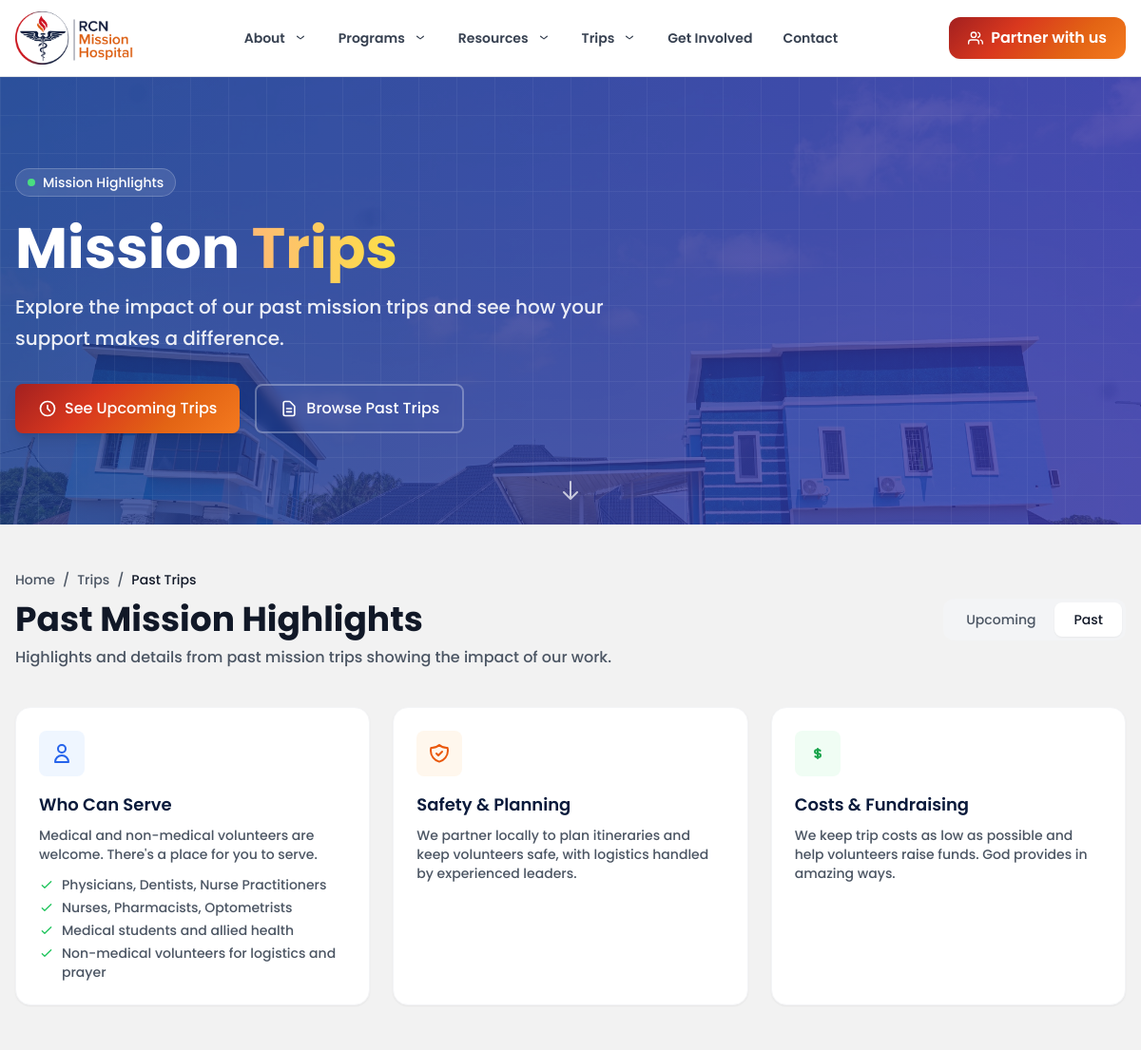
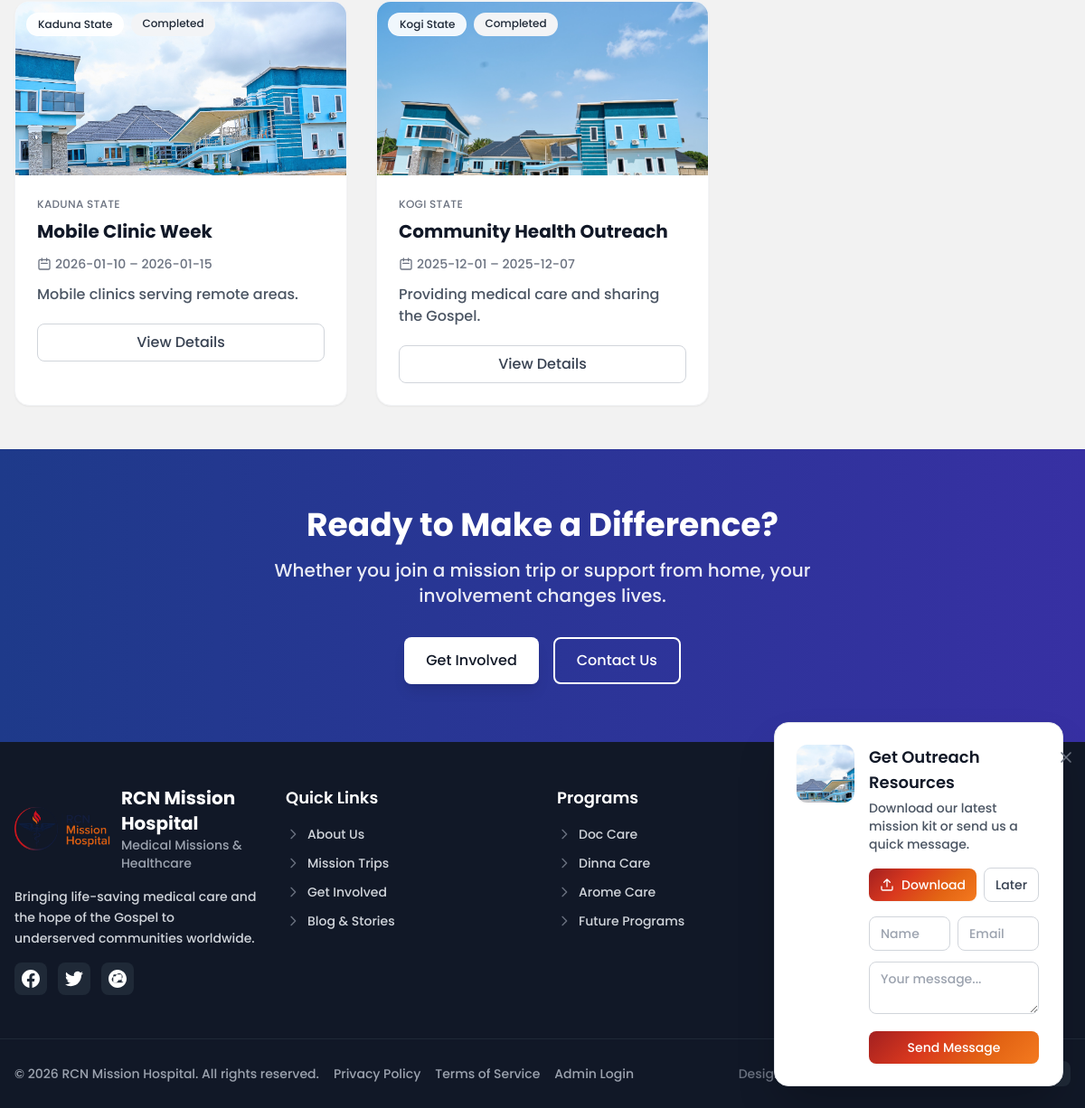
The page /trips.php?view=past on the database its author committed (2 pictures, top to bottom).
### tables this page shows
CREATE TABLE IF NOT EXISTS trips (
  id INT AUTO_INCREMENT PRIMARY KEY,
  title VARCHAR(200) NOT NULL,
  location VARCHAR(200) NOT NULL,
  start_date DATE NOT NULL,
  end_date DATE NOT NULL,
  description TEXT NOT NULL,
  image VARCHAR(255) DEFAULT NULL,
  cost DECIMAL(10,2) DEFAULT NULL,
  register_deadline DATE DEFAULT NULL,
  spots_available INT DEFAULT NULL
);

### trips.php (the view, shortened to what the rows shown need)
<?php require_once __DIR__ . '/config/security.php'; ?>
<?php require_once __DIR__ . '/config/db.php'; ?>
<?php
$view = strtolower(trim($_GET['view'] ?? 'upcoming'));
?>
<?php include __DIR__ . '/includes/header.php'; ?>
<?php
$page = isset($_GET['page']) ? max(1, (int)$_GET['page']) : 1;
$perPage = 9;
?>
<section class="relative overflow-hidden bg-gradient-to-r from-blue-900 to-indigo-800">
  <div class="relative max-w-7xl mx-auto px-4 py-24 text-white">
    <div class="max-w-2xl">
      <h1 class="text-5xl md:text-6xl font-bold mb-4 leading-tight" style="font-family: Poppins, sans-serif;">
        Mission <span
          class="text-transparent bg-clip-text bg-gradient-to-r from-orange-300 to-yellow-300">Trips</span>
      </h1>
    </div>
  </div>
</section>
<section class="max-w-7xl mx-auto px-4 py-12">
  <div class="flex flex-col md:flex-row items-start md:items-center justify-between mb-10">
    <div class="mb-6 md:mb-0">
      <h2 class="text-3xl md:text-4xl font-bold text-gray-900 mb-2" style="font-family: Poppins, sans-serif;">
        <?php echo $view === 'upcoming' ? 'Upcoming Mission Trips' : 'Past Mission Highlights'; ?>
      </h2>
    </div>
  </div>
  <?php
  try {
    if ($view === 'upcoming') {
      $count = (int)db()->query('SELECT COUNT(*) FROM trips WHERE (end_date >= CURDATE() OR start_date >= CURDATE())')->fetchColumn();
      $pages = max(1, (int)ceil($count / $perPage));
      if ($page > $pages) $page = $pages;
      $offset = ($page - 1) * $perPage;
      $trips = db()->query('SELECT id, title, location, start_date, end_date, description, image, cost, register_deadline, spots_available FROM trips WHERE (end_date >= CURDATE() OR start_date >= CURDATE()) ORDER BY start_date ASC LIMIT ' . (int)$perPage . ' OFFSET ' . (int)$offset)->fetchAll();
    } else {
      $offset = ($page - 1) * $perPage;
      $trips = db()->query('SELECT id, title, location, start_date, end_date, description, image, cost, register_deadline, spots_available FROM trips WHERE ((end_date IS NOT NULL AND end_date < CURDATE()) OR (end_date IS NULL AND start_date < CURDATE())) ORDER BY COALESCE(end_date, start_date) DESC LIMIT ' . (int)$perPage . ' OFFSET ' . (int)$offset)->fetchAll();
    }
  } catch (Throwable $e) {
    $trips = [];
    $pages = 1;
  }
  ?>
  <?php if (!empty($trips)): ?>
    <div class="grid sm:grid-cols-2 lg:grid-cols-3 gap-8">
      <?php foreach ($trips as $i => $t): ?>
        <?php
        $fallbackImages = [
          url('assets/images/hero1.jpg'),
          url('assets/images/hero2.jpg'),
          url('assets/images/hero3.jpg'),
          url('assets/images/hero4.jpg'),
        ];
        $img = !empty($t['image']) ? url('uploads/' . $t['image']) : $fallbackImages[$i % count($fallbackImages)];
        $start = strtotime($t['start_date']);
        $end = !empty($t['end_date']) ? strtotime($t['end_date']) : null;
        $today = strtotime(date('Y-m-d'));
        $statusBadge = '';
        $statusColor = '';
        if ($view === 'upcoming') {
          if ($start && $start > $today) {
            $days = ceil(($start - $today) / 86400);
            $statusBadge = $days . ' days to go';
            $statusColor = 'bg-blue-100 text-blue-800';
          } elseif ($end && $end >= $today) {
            $statusBadge = 'In progress';
            $statusColor = 'bg-orange-100 text-orange-800';
          } else {
            $statusBadge = 'Starting soon';
            $statusColor = 'bg-green-100 text-green-800';
          }
        } else {
          $statusBadge = 'Completed';
          $statusColor = 'bg-gray-100 text-gray-800';
        }
        ?>
        <article
          class="group bg-white rounded-2xl shadow-sm border border-gray-100 overflow-hidden transition-all duration-300 hover:shadow-lg hover:-translate-y-1">
          <div class="relative overflow-hidden">
            <a href="<?php echo url('trips/' . (int)$t['id']); ?>">
              <img src="<?php echo $img; ?>" alt="Trip image"
                class="w-full h-48 object-cover transition-transform duration-500 group-hover:scale-105">
            </a>
            <div class="absolute top-3 left-3 flex flex-wrap gap-2">
              <span
                class="px-3 py-1 text-xs font-medium rounded-full bg-white/90 backdrop-blur-sm text-gray-800 border border-white/50"><?php echo esc_html($t['location']); ?></span>
              <span
                class="px-3 py-1 text-xs font-medium rounded-full <?php echo $statusColor; ?>"><?php echo esc_html($statusBadge); ?></span>
            </div>
          </div>
          <div class="p-6">
            <div class="flex justify-between items-start mb-2">
              <p class="text-xs uppercase tracking-wide text-gray-500 font-medium">
                <?php echo esc_html($t['location']); ?>
              </p>
            </div>
            <h3 class="text-xl font-bold text-gray-900 mb-3 group-hover:text-mission_orange transition-colors">
              <a href="<?php echo url('trips/' . (int)$t['id']); ?>"><?php echo esc_html($t['title']); ?></a>
            </h3>
            <div class="flex items-center text-sm text-gray-500 mb-3">
              <svg class="w-4 h-4 mr-1" fill="none" stroke="currentColor" viewBox="0 0 24 24"
                xmlns="http://www.w3.org/2000/svg">
                <path stroke-linecap="round" stroke-linejoin="round" stroke-width="2"
                  d="M8 7V3m8 4V3m-9 8h10M5 21h14a2 2 0 002-2V7a2 2 0 00-2-2H5a2 2 0 00-2 2v12a2 2 0 002 2z">
                </path>
              </svg>
              <span><?php echo esc_html($t['start_date']); ?><?php if (!empty($t['end_date'])): ?> –
                <?php echo esc_html($t['end_date']); ?><?php endif; ?></span>
            </div>
            <p class="text-gray-600 line-clamp-3 mb-5"><?php echo esc_html($t['description']); ?></p>
            <div class="flex flex-wrap gap-2">
              <?php if ($view === 'upcoming'): ?>
                <a href="<?php echo url('get-involved'); ?>?trip=<?php echo (int)$t['id']; ?>"
                  class="flex-1 text-center px-4 py-2 rounded-lg font-medium text-white transition-all duration-300 hover:shadow-md"
                  style="background: <?php echo RCN_GRADIENT; ?>">
                  Donate
                </a>
                <a href="<?php echo url('contact'); ?>"
                  class="flex-1 text-center px-4 py-2 rounded-lg font-medium border border-gray-300 text-gray-700 hover:bg-gray-50 transition-colors">
                  Inquire
                </a>
              <?php else: ?>
                <a href="<?php echo url('trips/' . (int)$t['id']); ?>"
                  class="flex-1 text-center px-4 py-2 rounded-lg font-medium border border-gray-300 text-gray-700 hover:bg-gray-50 transition-colors">
                  View Details
                </a>
              <?php endif; ?>
            </div>
          </div>
        </article>
      <?php endforeach; ?>
    </div>
  <?php endif; ?>
</section>
<section class="bg-gradient-to-r from-blue-900 to-indigo-800 text-white py-16">
  <div class="max-w-7xl mx-auto px-4 text-center">
    <h2 class="text-3xl md:text-4xl font-bold mb-4" style="font-family: Poppins, sans-serif;">
      Ready to Make a Difference?
    </h2>
  </div>
</section>
<?php include __DIR__ . '/includes/footer.php'; ?>

### rows shown on the page
trips: shows a picture, location "Kaduna State", statusBadge "Completed", location "KADUNA STATE", title "Mobile Clinic Week", start_date "2026-01-10", end_date "2026-01-15", description "Mobile clinics serving remote areas."
trips: shows a picture, location "Kogi State", statusBadge "Completed", location "KOGI STATE", title "Community Health Outreach", start_date "2025-12-01", end_date "2025-12-07", description "Providing medical care and sharing the Gospel."

### other values the page prints
APP_NAME "RCN Mission Hospital"
